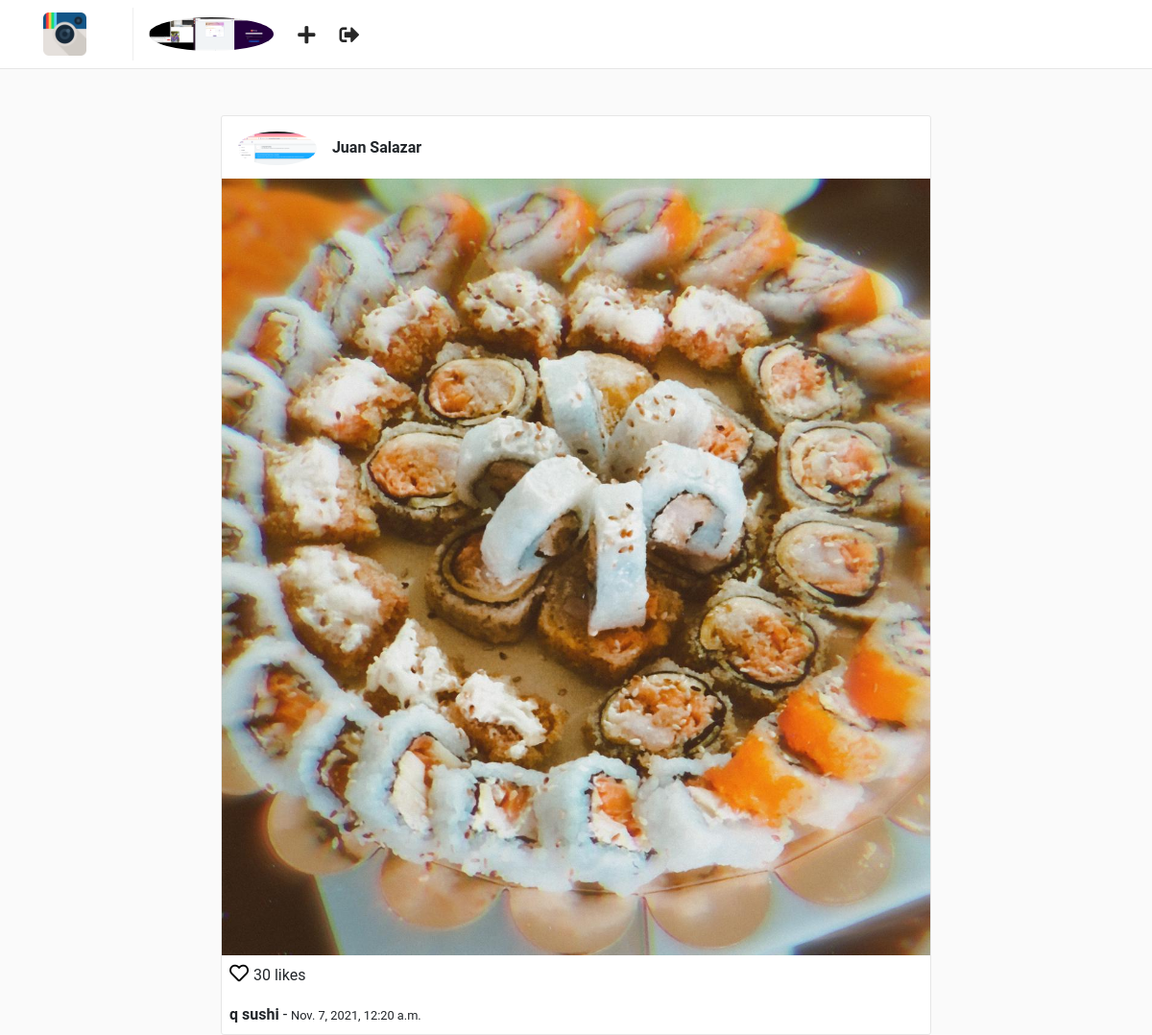
Screenshot of /posts/5/ (signed in) with the database file from the repository.
### users/models.py (models this page shows, shortened)
class Profile(models.Model):
    user = models.OneToOneField(User, on_delete=models.CASCADE)
    website = models.URLField(max_length=200, blank=True)
    biography = models.TextField(blank=True)
    phone_number = models.CharField(max_length=20, blank=True)
    picture = models.ImageField(
        upload_to='users/pictures',
        default='img/instragram.png'
    )
    created = models.DateTimeField(auto_now_add=True)
    modified = models.DateTimeField(auto_now=True)

### posts/models.py (models this page shows, shortened)
class Post(models.Model):
    user = models.ForeignKey(User, on_delete=models.CASCADE)
    profile = models.ForeignKey('users.Profile', on_delete=models.CASCADE)
    title = models.CharField(max_length=255)
    photo = models.ImageField(upload_to='posts/photos')
    created = models.DateTimeField(auto_now_add=True)
    modified = models.DateTimeField(auto_now=True)

### posts/views.py (the view)
class PostDetailView(LoginRequiredMixin, DetailView):
    context_object_name = 'post'
    model = Post
    queryset = Post.objects.all()
    slug_field = posts
    slug_url_kwarg = posts
    template_name = 'posts/detail.html'

### templates/posts/detail.html (shortened to what this page needs)
{% extends "base.html" %}
{% block container %}
    {% include 'posts/post_card.html' %}
{% endblock %}

### templates/nav.html
{% load static %}
<nav class="navbar navbar-expand-lg fixed-top" id="main-navbar">
    <div class="container">
        <a class="navbar-brand pr-5" style="border-right: 1px solid #efefef;" href="{% url 'posts:Feed' %}">
            <img src="{% static 'img/instagram.png' %}" height="45" class="d-inline-block align-top"/>
        </a>
        <div class="collapse navbar-collapse">
            <ul class="navbar-nav mr-auto">
                <li class="nav-item">
                    <a href="{% url 'users:detail' request.user.username %}">
                        {% if request.user.profile.picture %}
                            <img src="{{ request.user.profile.picture.url }}" height="35" class="d-inline-block align-top rounded-circle"/>
                        {% else %}
                            <img src="{% static 'img/default-profile.png' %}" height="35" class="d-inline-block align-top rounded-circle"/>
                        {% endif %}
                    </a>
                </li>
                <li class="nav-item nav-icon">
                    <a href="{% url 'posts:create' %}">
                        <i class="fas fa-plus"></i>
                    </a>
                </li>
                <li class="nav-item nav-icon">
                    <a href="{% url 'users:logout' %}">
                        <i class="fas fa-sign-out-alt"></i>
                    </a>
                </li>
            </ul>
        </div>
    </div>
</nav>

### templates/posts/post_card.html
<br>
<div class="col-sm-12 col-md-8 offset-md-2 mt-5 p-0 post-container">
    <div class="media pt-3 pl-3 pb-1">
        <a href="{% url 'users:detail' post.user.username %}">
            <img class="mr-3 rounded-circle" height="35" src="{{ post.profile.picture.url }}" alt="{{ post.user.get_full_name }}">
        </a>
        <div class="media-body">
            <p style="margin-top: 5px;"><b>{{ post.user.get_full_name }}</b></p>
        </div>
    </div>
    <img style="width: 100%;" src="{{ post.photo.url }}" alt="{{ post.title }}">
    <p class="mt-1 ml-2" >
        <a href="" style="color: #000; font-size: 20px;">
            <i class="far fa-heart"></i>
        </a> 30 likes
    </p>
    <p class="ml-2 mt-0 mb-2">
        <b>{{ post.title }}</b> - <small>{{ post.created }}</small>
    </p>
</div>

### static/css/main.css (style rules this page uses)
html, body { background: #fafafa; height: 100%; width: 100%; font-family: 'Roboto', sans-serif; }
#main-navbar { background: #fff; border-bottom: 1px solid rgba(0,0,0,.0975); }
.post-container { background: #fff; border: 1px solid #e6e6e6; border-radius: 3px; }
.nav-icon a { color: #262626; font-size: 1.3em; display: block; margin-top: .2em; margin-left: 1.2em; font-weight: 100; }

### rows the page displays
Post: profile.picture (picture), user.get_full_name "Juan Salazar", photo (picture), title "q sushi", created "Nov. 7, 2021, 12:20 a.m."
